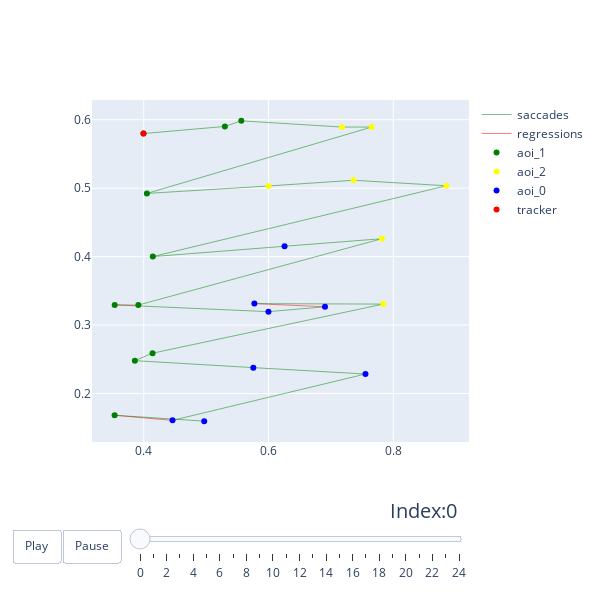

Notebook cell for this chart:
### Markdown cell above
## Tracker animation
You can also animate the movement of the tracker on screen. This function has the same parameters as the previous function, but this also can color the fixations due to the label in the AOI columns. Moreover, you can add extra data to the fixation, for example, duration.

### Code cell
aoi_color["aoi_2"] = "yellow"
tracker_animation(record, x=x, y=y, add_regression=True, rule=(2,), animation_duration=500, aoi=aoi, aoi_c=aoi_color, meta_data=[duration], save_gif="tracker.gif")

### Figure 1 — Plotly figure (JSON) as saved in the notebook; plotly's stock layout.template omitted (floating-point values rounded to 4 significant figures)
{"data": [{"line": {"color": "green", "width": 0.5}, "mode": "lines", "name": "saccades", "showlegend": true, "x": [0.3996, 0.53], "y": [0.5798, 0.5902], "type": "scatter"}, {"line": {"color": "green", "width": 0.5}, "mode": "lines", "name": "saccades", "showlegend": false, "x": [0.53, 0.5564], "y": [0.5902, 0.5984], "type": "scatter"}, {"line": {"color": "green", "width": 0.5}, "mode": "lines", "name": "saccades", "showlegend": false, "x": [0.5564, 0.7178], "y": [0.5984, 0.5893], "type": "scatter"}, {"line": {"color": "green", "width": 0.5}, "mode": "lines", "name": "saccades", "showlegend": false, "x": [0.7178, 0.7653], "y": [0.5893, 0.5893], "type": "scatter"}, {"line": {"color": "green", "width": 0.5}, "mode": "lines", "name": "saccades", "showlegend": false, "x": [0.7653, 0.405], "y": [0.5893, 0.4923], "type": "scatter"}, {"line": {"color": "green", "width": 0.5}, "mode": "lines", "name": "saccades", "showlegend": false, "x": [0.405, 0.6002], "y": [0.4923, 0.5032], "type": "scatter"}, {"line": {"color": "green", "width": 0.5}, "mode": "lines", "name": "saccades", "showlegend": false, "x": [0.6002, 0.7366], "y": [0.5032, 0.5116], "type": "scatter"}, {"line": {"color": "green", "width": 0.5}, "mode": "lines", "name": "saccades", "showlegend": false, "x": [0.7366, 0.8851], "y": [0.5116, 0.5035], "type": "scatter"}, {"line": {"color": "green", "width": 0.5}, "mode": "lines", "name": "saccades", "showlegend": false, "x": [0.8851, 0.4146], "y": [0.5035, 0.4001], "type": "scatter"}, {"line": {"color": "green", "width": 0.5}, "mode": "lines", "name": "saccades", "showlegend": false, "x": [0.4146, 0.6258], "y": [0.4001, 0.4151], "type": "scatter"}, {"line": {"color": "green", "width": 0.5}, "mode": "lines", "name": "saccades", "showlegend": false, "x": [0.6258, 0.7818], "y": [0.4151, 0.4262], "type": "scatter"}, {"line": {"color": "green", "width": 0.5}, "mode": "lines", "name": "saccades", "showlegend": false, "x": [0.7818, 0.3914], "y": [0.4262, 0.3292], "type": "scatter"}, {"line": {"color": "red", "width": 0.5}, "mode": "lines", "name": "regressions", "showlegend": true, "x": [0.3914, 0.3534], "y": [0.3292, 0.3295], "type": "scatter"}, {"line": {"color": "green", "width": 0.5}, "mode": "lines", "name": "saccades", "showlegend": false, "x": [0.3534, 0.5999], "y": [0.3295, 0.3196], "type": "scatter"}, {"line": {"color": "green", "width": 0.5}, "mode": "lines", "name": "saccades", "showlegend": false, "x": [0.5999, 0.6905], "y": [0.3196, 0.3268], "type": "scatter"}, {"line": {"color": "red", "width": 0.5}, "mode": "lines", "name": "regressions", "showlegend": false, "x": [0.6905, 0.5773], "y": [0.3268, 0.3314], "type": "scatter"}, {"line": {"color": "green", "width": 0.5}, "mode": "lines", "name": "saccades", "showlegend": false, "x": [0.5773, 0.7838], "y": [0.3314, 0.3307], "type": "scatter"}, {"line": {"color": "green", "width": 0.5}, "mode": "lines", "name": "saccades", "showlegend": false, "x": [0.7838, 0.4142], "y": [0.3307, 0.2589], "type": "scatter"}, {"line": {"color": "green", "width": 0.5}, "mode": "lines", "name": "saccades", "showlegend": false, "x": [0.4142, 0.3858], "y": [0.2589, 0.248], "type": "scatter"}, {"line": {"color": "green", "width": 0.5}, "mode": "lines", "name": "saccades", "showlegend": false, "x": [0.3858, 0.5757], "y": [0.248, 0.2378], "type": "scatter"}, {"line": {"color": "green", "width": 0.5}, "mode": "lines", "name": "saccades", "showlegend": false, "x": [0.5757, 0.7555], "y": [0.2378, 0.2285], "type": "scatter"}, {"line": {"color": "green", "width": 0.5}, "mode": "lines", "name": "saccades", "showlegend": false, "x": [0.7555, 0.4461], "y": [0.2285, 0.1608], "type": "scatter"}, {"line": {"color": "red", "width": 0.5}, "mode": "lines", "name": "regressions", "showlegend": false, "x": [0.4461, 0.3533], "y": [0.1608, 0.1683], "type": "scatter"}, {"line": {"color": "green", "width": 0.5}, "mode": "lines", "name": "saccades", "showlegend": false, "x": [0.3533, 0.497], "y": [0.1683, 0.1596], "type": "scatter"}, {"marker": {"color": "green", "size": 6}, "mode": "markers", "name": "aoi_1", "text": ["duration: 182", "duration: 269", "duration: 123", "duration: 248", "duration: 247", "duration: 195", "duration: 127", "duration: 195", "duration: 97", "duration: 197"], "x": [0.3996, 0.53, 0.5564, 0.405, 0.4146, 0.3914, 0.3534, 0.4142, 0.3858, 0.3533], "y": [0.5798, 0.5902, 0.5984, 0.4923, 0.4001, 0.3292, 0.3295, 0.2589, 0.248, 0.1683], "type": "scatter"}, {"marker": {"color": "yellow", "size": 6}, "mode": "markers", "name": "aoi_2", "text": ["duration: 207", "duration: 81", "duration: 171", "duration: 159", "duration: 118", "duration: 113", "duration: 124"], "x": [0.7178, 0.7653, 0.6002, 0.7366, 0.8851, 0.7818, 0.7838], "y": [0.5893, 0.5893, 0.5032, 0.5116, 0.5035, 0.4262, 0.3307], "type": "scatter"}, {"marker": {"color": "blue", "size": 6}, "mode": "markers", "name": "aoi_0", "text": ["duration: 193", "duration: 219", "duration: 185", "duration: 83", "duration: 229", "duration: 244", "duration: 234", "duration: 139"], "x": [0.6258, 0.5999, 0.6905, 0.5773, 0.5757, 0.7555, 0.4461, 0.497], "y": [0.4151, 0.3196, 0.3268, 0.3314, 0.2378, 0.2285, 0.1608, 0.1596], "type": "scatter"}, {"marker": {"color": "red"}, "mode": "markers", "name": "tracker", "x": [0.3996], "y": [0.5798], "type": "scatter"}], "layout": {"height": 600, "sliders": [{"active": 0, "currentvalue": {"font": {"size": 20}, "prefix": "Index:", "visible": true, "xanchor": "right"}, "len": 0.9, "pad": {"b": 10, "t": 50}, "steps": [{"args": [["0"], {"frame": {"duration": 300, "redraw": false}, "mode": "immediate", "transition": {"duration": 300}}], "label": "0", "method": "animate"}, {"args": [["1"], {"frame": {"duration": 300, "redraw": false}, "mode": "immediate", "transition": {"duration": 300}}], "label": "1", "method": "animate"}, {"args": [["2"], {"frame": {"duration": 300, "redraw": false}, "mode": "immediate", "transition": {"duration": 300}}], "label": "2", "method": "animate"}, {"args": [["3"], {"frame": {"duration": 300, "redraw": false}, "mode": "immediate", "transition": {"duration": 300}}], "label": "3", "method": "animate"}, {"args": [["4"], {"frame": {"duration": 300, "redraw": false}, "mode": "immediate", "transition": {"duration": 300}}], "label": "4", "method": "animate"}, {"args": [["5"], {"frame": {"duration": 300, "redraw": false}, "mode": "immediate", "transition": {"duration": 300}}], "label": "5", "method": "animate"}, {"args": [["6"], {"frame": {"duration": 300, "redraw": false}, "mode": "immediate", "transition": {"duration": 300}}], "label": "6", "method": "animate"}, {"args": [["7"], {"frame": {"duration": 300, "redraw": false}, "mode": "immediate", "transition": {"duration": 300}}], "label": "7", "method": "animate"}, {"args": [["8"], {"frame": {"duration": 300, "redraw": false}, "mode": "immediate", "transition": {"duration": 300}}], "label": "8", "method": "animate"}, {"args": [["9"], {"frame": {"duration": 300, "redraw": false}, "mode": "immediate", "transition": {"duration": 300}}], "label": "9", "method": "animate"}, {"args": [["10"], {"frame": {"duration": 300, "redraw": false}, "mode": "immediate", "transition": {"duration": 300}}], "label": "10", "method": "animate"}, {"args": [["11"], {"frame": {"duration": 300, "redraw": false}, "mode": "immediate", "transition": {"duration": 300}}], "label": "11", "method": "animate"}, {"args": [["12"], {"frame": {"duration": 300, "redraw": false}, "mode": "immediate", "transition": {"duration": 300}}], "label": "12", "method": "animate"}, {"args": [["13"], {"frame": {"duration": 300, "redraw": false}, "mode": "immediate", "transition": {"duration": 300}}], "label": "13", "method": "animate"}, {"args": [["14"], {"frame": {"duration": 300, "redraw": false}, "mode": "immediate", "transition": {"duration": 300}}], "label": "14", "method": "animate"}, {"args": [["15"], {"frame": {"duration": 300, "redraw": false}, "mode": "immediate", "transition": {"duration": 300}}], "label": "15", "method": "animate"}, {"args": [["16"], {"frame": {"duration": 300, "redraw": false}, "mode": "immediate", "transition": {"duration": 300}}], "label": "16", "method": "animate"}, {"args": [["17"], {"frame": {"duration": 300, "redraw": false}, "mode": "immediate", "transition": {"duration": 300}}], "label": "17", "method": "animate"}, {"args": [["18"], {"frame": {"duration": 300, "redraw": false}, "mode": "immediate", "transition": {"duration": 300}}], "label": "18", "method": "animate"}, {"args": [["19"], {"frame": {"duration": 300, "redraw": false}, "mode": "immediate", "transition": {"duration": 300}}], "label": "19", "method": "animate"}, {"args": [["20"], {"frame": {"duration": 300, "redraw": false}, "mode": "immediate", "transition": {"duration": 300}}], "label": "20", "method": "animate"}, {"args": [["21"], {"frame": {"duration": 300, "redraw": false}, "mode": "immediate", "transition": {"duration": 300}}], "label": "21", "method": "animate"}, {"args": [["22"], {"frame": {"duration": 300, "redraw": false}, "mode": "immediate", "transition": {"duration": 300}}], "label": "22", "method": "animate"}, {"args": [["23"], {"frame": {"duration": 300, "redraw": false}, "mode": "immediate", "transition": {"duration": 300}}], "label": "23", "method": "animate"}, {"args": [["24"], {"frame": {"duration": 300, "redraw": false}, "mode": "immediate", "transition": {"duration": 300}}], "label": "24", "method": "animate"}], "transition": {"duration": 300, "easing": "cubic-in-out"}, "x": 0.1, "xanchor": "left", "y": 0.0, "yanchor": "top"}], "updatemenus": [{"buttons": [{"args": [null, {"frame": {"duration": 500, "redraw": false}, "fromcurrent": true, "transition": {"duration": 300, "easing": "quadratic-in-out"}}], "label": "Play", "method": "animate"}, {"args": [[null], {"frame": {"duration": 0, "redraw": false}, "mode": "immediate", "transition": {"duration": 0}}], "label": "Pause", "method": "animate"}], "direction": "left", "pad": {"r": 10, "t": 87}, "showactive": false, "type": "buttons", "x": 0.1, "xanchor": "right", "y": 0.0, "yanchor": "top"}], "width": 600}}
